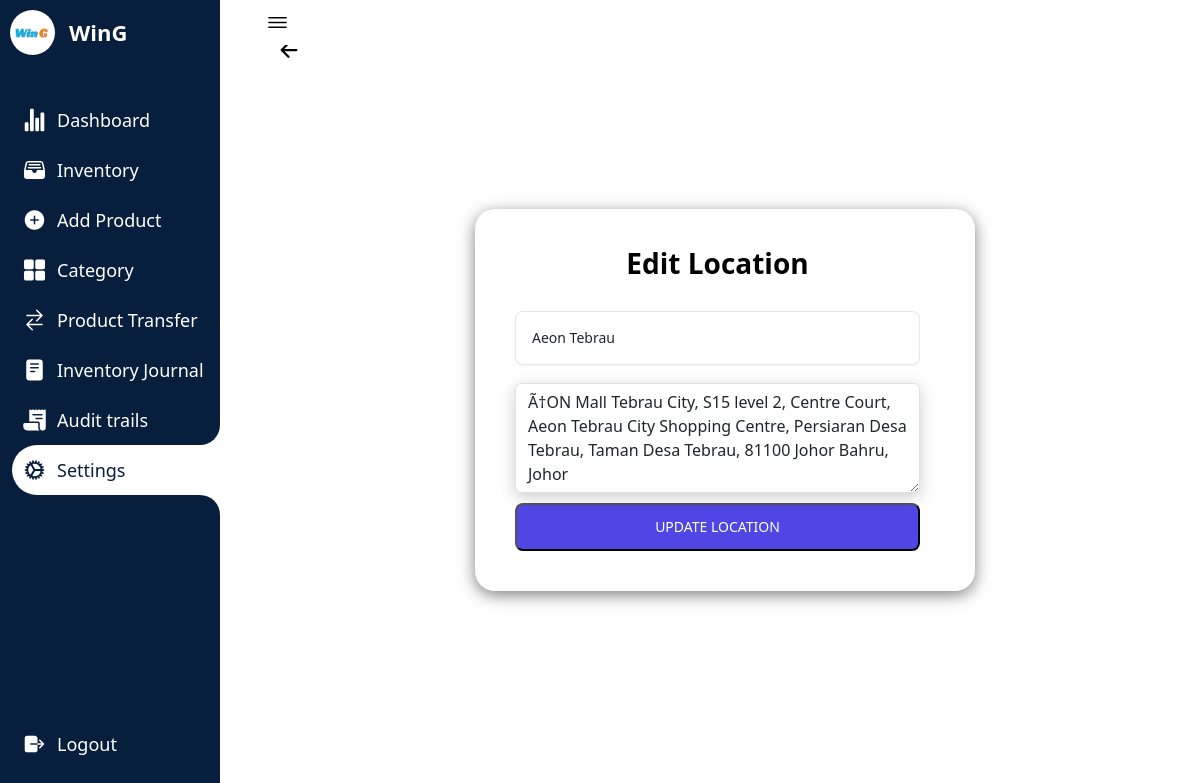
Screenshot of /editlocation.php?editid=3 (signed in) with the database file from the repository.
### tables this page shows
CREATE TABLE IF NOT EXISTS `companyprofile` (
  `id` int(11) NOT NULL AUTO_INCREMENT,
  `name` varchar(250) NOT NULL,
  `profilepicture` varchar(1000) DEFAULT NULL,
  PRIMARY KEY (`id`)
);

CREATE TABLE IF NOT EXISTS `location` (
  `id` int(11) NOT NULL AUTO_INCREMENT,
  `name` varchar(250) NOT NULL,
  `address` varchar(250) NOT NULL,
  PRIMARY KEY (`id`)
);

### editlocation.php (the view, shortened to what this page needs)
<?php
require_once "config.php";
if (isset($_GET['editid'])) {
    $editid = $_GET['editid'];
    $editQuery = "SELECT * FROM location WHERE id = '$editid'";
    $editResult = mysqli_query($conn, $editQuery);
    if (mysqli_num_rows($editResult) > 0) {
        $locationData = mysqli_fetch_assoc($editResult);
        $locationName = $locationData['name'];
        $address = $locationData['address'];
    } else {
        header("Location: viewlocation.php");
        exit();
    }
} else {
    header("Location: viewlocation.php");
    exit();
}
$companyId = 1;
$query = "SELECT * FROM companyprofile WHERE id = ?";
$stmt = mysqli_prepare($conn, $query);
mysqli_stmt_bind_param($stmt, "i", $companyId);
mysqli_stmt_execute($stmt);
$result = mysqli_stmt_get_result($stmt);
$companyProfile = mysqli_fetch_assoc($result);
$companyProfileImagePath = $companyProfile['profilepicture'];
$companyName = $companyProfile['name'];
?>
<!DOCTYPE html>
<html lang="en">
<head>
    <link rel="stylesheet" href="testin3.css">
    <link href="https://cdn.jsdelivr.net/npm/bootstrap@5.3.1/dist/css/bootstrap.min.css" rel="stylesheet">
</head>
<body>
<nav>
<div class="logo">
<div class="logo-image">
    <?php
    if (!empty($companyProfileImagePath)) {
        echo '<img src="' . $companyProfileImagePath . '" alt="Company Logo" class="logoimage">';
    } else {
        echo '<img src="path/to/placeholder/image.jpg" alt="No Image" style="">';
    }
    ?>
</div>
    <div class="logo-name">
    <?php echo $companyName; ?>
    </div>
</div>
        <div class="menu-items">
            <ul class="navLinks">
            <li class="navList">
    <a href="Dashboard.php">
    <ion-icon name="stats-chart"></ion-icon>
        <span class="links">Dashboard</span>
    </a>
</li>
<li class="navList">
    <a href="Inventory.php">
        <ion-icon name="file-tray-full"></ion-icon>
        <span class="links">Inventory</span>
    </a>
</li>
<li class="navList">
    <a href="Product.php">
        <ion-icon name="add-circle"></ion-icon>
        <span class="links">Add Product</span>
    </a>
</li>
    <li class="navList">
        <a href="Category.php">
            <ion-icon name="grid"></ion-icon>
            <span class="links">Category</span>
        </a>
    </li>
    <li class="navList">
        <a href="Order.php">
        <ion-icon name="swap-horizontal"></ion-icon>
            <span class="links">Product Transfer</span>
        </a>
    </li>
    <li class="navList">
        <a href="Reports.php">
            <ion-icon name="reader"></ion-icon>
            <span class="links">Inventory Journal</span>
        </a>
    </li>
    <li class="navList">
        <a href="audittrails.php">
        <ion-icon name="receipt"></ion-icon>
            <span class="links">Audit trails</span>
        </a>
    </li>
    <li class="navList active">
        <a href="Settings.php">
            <ion-icon name="cog"></ion-icon>
            <span class="links">Settings</span>
        </a>
    </li>
            </ul>
            <ul class="bottom-link">
                <li>
                <a href="logout.php">
                    <ion-icon name="log-out"></ion-icon>
                    <span class="links">Logout</span>
                </a>
                </li>
        </div>
    </nav>
    <section class="dashboard">
        <div class="top">
            <ion-icon class="navToggle" name="menu-outline"></ion-icon>
        </div>
        <div class="content-wrapper">
        <div class="container">
            <div class="row">
            <div class="col-lg-12 col-offset-2">
            <a href="Settings.php" style="font-size: 24px; text-decoration:none; color:black;">
                    <ion-icon name="arrow-back-outline"></ion-icon>
                    </a>
                    <form class="loginform" method="POST">
    <p class="loginform-title">Edit Location</p>
    <div class="input-container">
        <input required="" type="text" placeholder="Enter location name" class="form-control" name="locationName" value="<?php echo $locationName; ?>">
    </div>
    <div class="input-container">
        <textarea name="address" rows="4" required placeholder="Enter address" class="form-control"><?php echo $address; ?></textarea>
    </div>
    <button class="submit" name="updateLocation">Update Location</button>
</form>
</div>
            </div>
        </div>
</div>
    </section>
</body>
</html>

### testin3.css (style rules this page uses)
* { margin: 0; padding: 0; box-sizing: border-box; }
:root { --primary-color:#071e3d; --nav-color: #071e3d; --dash-color: #fff; --logo-color: #fff; --text-color: #000; --text-color-light: #333; --white: #fff; --border-color: #ccc; --toggle-color: #fff; --title-icon-color: #fff; --time-03: all 0.3s linear; --time-02: all 0.2s linear; }
body { width: 100%; min-height: 100vh; background-color: var(--dash-color); font-family: 'Poppins', sans-serif; }
.loginform { display: block; padding: 1rem; width: 500px; display: flex; flex-direction: column; gap: 10px; background-color: #fff; padding: 20px; border-radius: 20px; padding:40px; padding-right:55px; margin: 0 auto; box-shadow: 0 4px 16px rgba(0, 0, 0, 0.5); position: absolute; top: 50%; left: 50%; transform: translate(-50%, -50%); }
.loginform-title { font-size: 1.75rem; line-height: 1.75rem; font-weight: 600; text-align: center; color: #000; }
.input-container { position: relative; }
.input-container input, .form button { outline: none; border: 1px solid #e5e7eb; margin: 8px 0; }
.input-container input { background-color: #fff; padding: 1rem; padding-right: 3rem; font-size: 0.875rem; line-height: 1.25rem; border-radius: 0.5rem; box-shadow: 0 1px 2px 0 rgba(0, 0, 0, 0.05); }
.submit { display: block; padding-top: 0.75rem; padding-bottom: 0.75rem; padding-left: 1.25rem; padding-right: 1.25rem; background-color: #4F46E5; color: #ffffff; font-size: 0.875rem; line-height: 1.25rem; font-weight: 500; width: 100%; border-radius: 0.5rem; text-transform: uppercase; }
nav { position: fixed; top: 0; left: 0; height: 100%; width: 220px; background-color: var(--nav-color); padding: 10px 0 10px 10px; transition: var(--time-03); }
nav .logo { display: flex; align-items: center; }
.logoimage { border-radius:50%; }
nav .logo-image { width: 45px; height: 45px; border-radius: 50%; }
nav .logo-image img { width: 45px; height: 45px; object-fit: cover; }
nav .logo .logo-name { font-size: 22px; font-weight: 600; color: var(--logo-color); margin-left: 14px; white-space: nowrap; transition: var(--time-02); }
nav .menu-items { margin-top: 40px; display: flex; flex-direction: column; height: calc(100% - 90px); justify-content: space-between; }
nav .menu-items li { list-style: none; }
nav .menu-items li a { display: flex; align-items: center; margin-left:-30px; height: 50px; text-decoration: none; }
nav .menu-items li.active a { border-top-left-radius: 25px; border-bottom-left-radius: 25px; position: relative; }
nav .menu-items li a ion-icon { color: var(--white); font-size: 24px; min-width: 45px; }
nav .menu-items li a .links { font-size: 18px; color: var(--white); transition: var(--time-02); }
nav .menu-items li.active a { background-color: var(--dash-color); }
nav .menu-items li.active a:before { content: ''; position: absolute; width: 40px; height: 40px; right: 0; top: -40px; border-radius: 50%; box-shadow: 20px 20px var(--dash-color); pointer-events: none; }
nav .menu-items li.active a:after { content: ''; position: absolute; width: 40px; height: 40px; right: 0; bottom: -40px; border-radius: 50%; box-shadow: 20px -20px var(--dash-color); pointer-events: none; }
nav .menu-items li.active a .links { color: var(--primary-color); }
nav .menu-items li.active a ion-icon { color: var(--primary-color); }
.dashboard { position: relative; left: 250px; width: calc(100% - 250px); min-height: 100vh; background-color: var(--dash-color); padding: 10px 15px; transition: var(--time-03); }
.dashboard .top { position: fixed; background-color: var(--dash-color); display: flex; justify-content: space-between; align-items: center; left: 250px; top: 0; padding: 10px 15px; width: calc(100% - 250px); transition: var(--time-03); z-index: 100; }
.dashboard .top .navToggle { font-size: 25px; color: var(--text-color); cursor: pointer; }
.container { padding:1%; background-color: white; margin-top:5%; transition: border-radius 0.5s cubic-bezier(0.175, 0.885, 0.32, 1.275); }
.content-wrapper { margin-top:-30px; }
.dashboard .content-wrapper { top: 0; transition: var(--time-03); }
input { box-shadow: 0 4px 16px rgba(0, 0, 0, 0.2); }
textarea { box-shadow: 0 4px 16px rgba(0, 0, 0, 0.2); }

### rows the page displays
companyprofile: profilepicture (picture), name "WinG"
location: locationName "Aeon Tebrau", address "Ã†ON Mall Tebrau City, S15 level 2, Centre Court, Aeon Tebrau City Shopping Centre, Persiaran Desa Tebrau, Taman Desa Tebrau, 81100 Johor Bahru, Johor"
